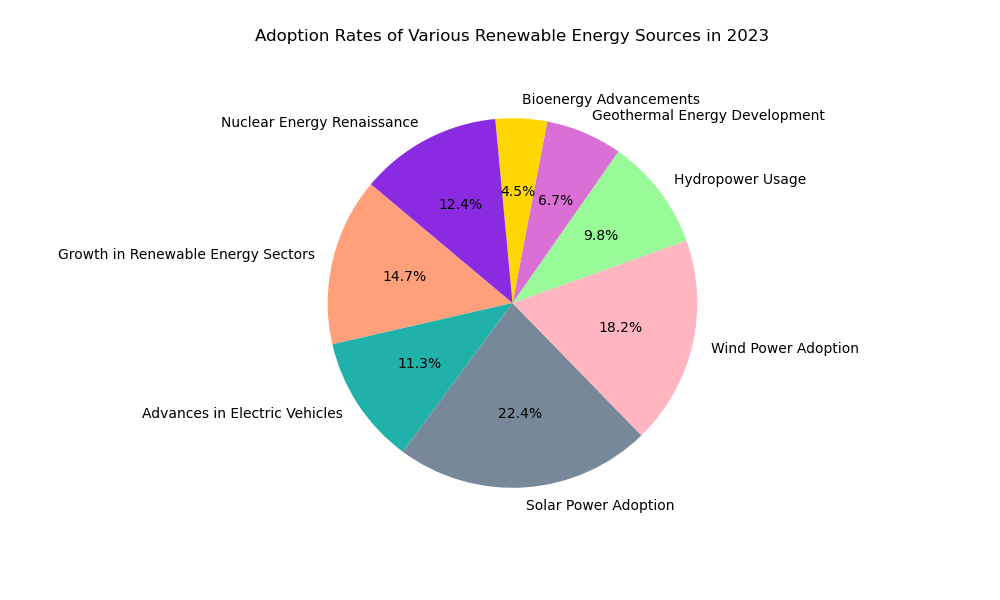

Write Python code to recreate this figure.

import matplotlib.pyplot as plt

# Data
categories = ['Growth in Renewable Energy Sectors', 'Advances in Electric Vehicles', 'Solar Power Adoption', 
              'Wind Power Adoption', 'Hydropower Usage', 'Geothermal Energy Development', 'Bioenergy Advancements', 
              'Nuclear Energy Renaissance']
popularity = [14.7, 11.3, 22.4, 18.2, 9.8, 6.7, 4.5, 12.4]
colors = ['#FFA07A', '#20B2AA', '#778899', '#FFB6C1', '#98FB98', '#DA70D6', '#FFD700', '#8A2BE2']

# Create a pie chart
plt.figure(figsize=(10, 6))
plt.pie(popularity, labels=categories, autopct='%1.1f%%', startangle=140, colors=colors)

# Title
plt.title('Adoption Rates of Various Renewable Energy Sources in 2023', y=1.05)

# Display the chart
plt.show()
